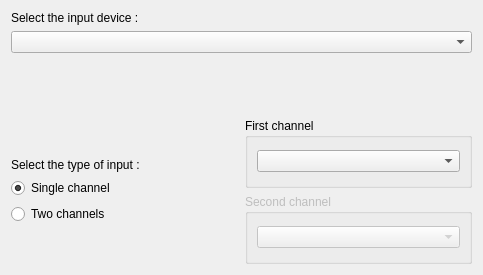
<?xml version="1.0" encoding="UTF-8"?>
<ui version="4.0">
 <class>Settings_Dialog</class>
 <widget class="QDialog" name="Settings_Dialog">
  <property name="geometry">
   <rect>
    <x>0</x>
    <y>0</y>
    <width>483</width>
    <height>275</height>
   </rect>
  </property>
  <property name="windowTitle">
   <string>Settings</string>
  </property>
  <property name="windowIcon">
   <iconset resource="../resources/friture.qrc">
    <normaloff>:/images-src/tools.svg</normaloff>:/images-src/tools.svg</iconset>
  </property>
  <layout class="QVBoxLayout" name="verticalLayout_5">
   <item>
    <widget class="QLabel" name="label_inputType_2">
     <property name="text">
      <string>Select the input device :</string>
     </property>
    </widget>
   </item>
   <item>
    <widget class="QComboBox" name="comboBox_inputDevice"/>
   </item>
   <item>
    <spacer name="verticalSpacer_3">
     <property name="orientation">
      <enum>Qt::Vertical</enum>
     </property>
     <property name="sizeHint" stdset="0">
      <size>
       <width>20</width>
       <height>40</height>
      </size>
     </property>
    </spacer>
   </item>
   <item>
    <layout class="QHBoxLayout" name="horizontalLayout">
     <item>
      <layout class="QVBoxLayout" name="verticalLayout_3">
       <item>
        <spacer name="verticalSpacer_5">
         <property name="orientation">
          <enum>Qt::Vertical</enum>
         </property>
         <property name="sizeHint" stdset="0">
          <size>
           <width>20</width>
           <height>40</height>
          </size>
         </property>
        </spacer>
       </item>
       <item>
        <widget class="QLabel" name="label_inputType">
         <property name="text">
          <string>Select the type of input :</string>
         </property>
        </widget>
       </item>
       <item>
        <widget class="QRadioButton" name="radioButton_single">
         <property name="text">
          <string>Single channel</string>
         </property>
         <property name="checked">
          <bool>true</bool>
         </property>
         <attribute name="buttonGroup">
          <string>inputTypeButtonGroup</string>
         </attribute>
        </widget>
       </item>
       <item>
        <widget class="QRadioButton" name="radioButton_duo">
         <property name="text">
          <string>Two channels</string>
         </property>
         <attribute name="buttonGroup">
          <string>inputTypeButtonGroup</string>
         </attribute>
        </widget>
       </item>
       <item>
        <spacer name="verticalSpacer">
         <property name="orientation">
          <enum>Qt::Vertical</enum>
         </property>
         <property name="sizeHint" stdset="0">
          <size>
           <width>20</width>
           <height>40</height>
          </size>
         </property>
        </spacer>
       </item>
      </layout>
     </item>
     <item>
      <layout class="QVBoxLayout" name="verticalLayout_4">
       <item>
        <widget class="QGroupBox" name="groupBox_first">
         <property name="title">
          <string>First channel</string>
         </property>
         <layout class="QVBoxLayout" name="verticalLayout">
          <item>
           <widget class="QComboBox" name="comboBox_firstChannel"/>
          </item>
         </layout>
        </widget>
       </item>
       <item>
        <widget class="QGroupBox" name="groupBox_second">
         <property name="enabled">
          <bool>false</bool>
         </property>
         <property name="title">
          <string>Second channel</string>
         </property>
         <layout class="QVBoxLayout" name="verticalLayout_2">
          <item>
           <widget class="QComboBox" name="comboBox_secondChannel"/>
          </item>
         </layout>
        </widget>
       </item>
      </layout>
     </item>
    </layout>
   </item>
  </layout>
 </widget>
 <resources>
  <include location="../resources/friture.qrc"/>
 </resources>
 <connections/>
 <buttongroups>
  <buttongroup name="inputTypeButtonGroup"/>
 </buttongroups>
</ui>
